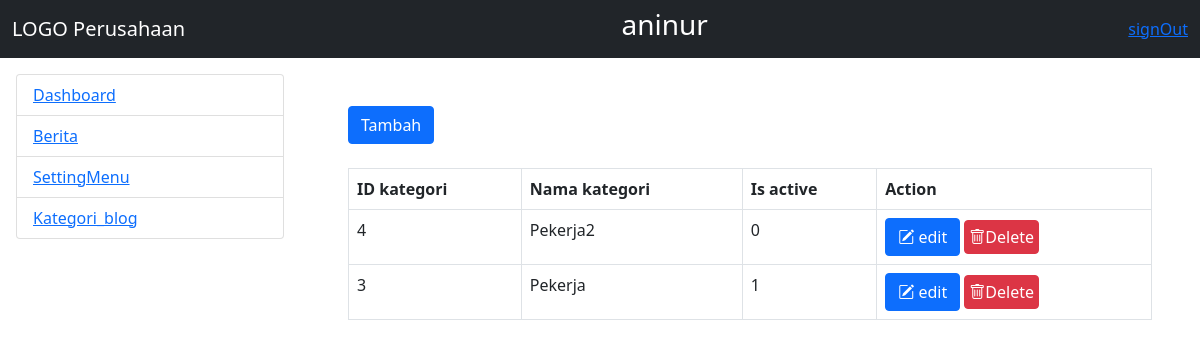
Page /admin/home.php?modul=mod_kategori (signed in) on the committed database.
### tables this page shows
CREATE TABLE `mst_menu` (
  `idmenu` int(11) NOT NULL,
  `nmmenu` varchar(20) NOT NULL,
  `link` varchar(30) NOT NULL,
  `is_active` tinyint(4) NOT NULL
);

CREATE TABLE `mst_kategoriblog` (
  `id_kategori` int(11) NOT NULL,
  `nm_kategori` varchar(50) NOT NULL,
  `is_active` enum('0','1') NOT NULL
);

### admin/mod_kategori/index.php (the view, shortened to what this page needs)
<?php
include_once("kategoriCtrl.php");
if(!isset($_GET['act'])){
?>
<a href="?modul=mod_kategori&act=add" class="btn btn-primary">Tambah</a>
<br><br>
<table class="table table-bordered">
    <tr>
        <th>ID kategori</th>
        <th>Nama kategori</th>
		<th>Is active</th>
        <th>Action</th>
    </tr>
    <?php
	$qry_listmenu = mysqli_query($connect_db,"select * from mst_kategoriblog order by id_kategori DESC")or die("gagal akses table mst_kategoriblog ".mysqli_error($connect_db));
	while($row = mysqli_fetch_array($qry_listmenu)){
	?>
	<tr>
		<td><?php echo $row['id_kategori']; ?></td>
		<td><?= $row['nm_kategori']; ?></td>
		<td><?= $row['is_active']; ?></td>
        <td>
			<a href="?modul=mod_kategori&act=edit&id=<?= $row['id_kategori']; ?>" class="btn btn-xs btn-primary"> <i class="bi bi-pencil-square" > </i> edit </a>
			<a href="?modul=mod_kategori&act=delete&id=<?= $row['id_kategori']; ?>" class="btn btn-xs btn-danger p-1"><i class="bi bi-trash"></i>Delete</a>
		</td>
	</tr>
	<?php
		}
	?>
</table>
<?php
}
 ?>

### admin/menu.php (shortened to what this page needs)
<!DOCTYPE html>
<html lang="en">
<head>
</head>
<body>
	<?php
	$qry_menu = mysqli_query($connect_db, "select * from mst_menu") or die("view menu".mysqli_error($connect_db));
	?>
	<ul class="list-group">
		<?php
		while($row = mysqli_fetch_array($qry_menu)){
		?>
		<li class="list-group-item">
			<a href="?modul=<?= $row['link']; ?>"><?= $row['nmmenu']; ?></a>
		</li>
		<?php } ?>
	</ul>
</body>
</html>

### rows in the picture
mst_menu: nmmenu "Dashboard"
mst_menu: nmmenu "Berita"
mst_menu: nmmenu "SettingMenu"
mst_menu: nmmenu "Kategori_blog"
mst_kategoriblog: id_kategori "4", nm_kategori "Pekerja2", is_active "0"
mst_kategoriblog: id_kategori "3", nm_kategori "Pekerja", is_active "1"

### other values in the picture
$_SESSION['userlogin'] "aninur"
